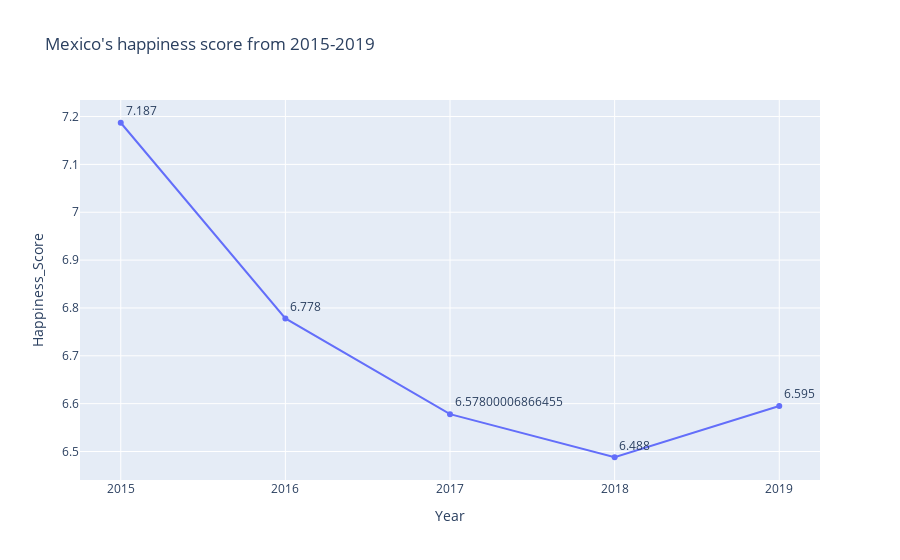

Here is the notebook cell this chart was saved with:
### Markdown cell above
We plot our data to see the evolution over time

### Code cell
# Plotly plot version

fig = px.line(mexico_hs.reset_index(), x="Year", y="Happiness_Score", 
                text = "Happiness_Score",
                title = "Mexico's happiness score from 2015-2019",
                markers= True)

# Set values over the bars
fig.update_traces(textposition="top right")

fig.show()

### Figure 1 — Plotly figure (JSON) as saved in the notebook; plotly's stock layout.template omitted (floating-point values rounded to 4 significant figures)
{"data": [{"hovertemplate": "Year=%{x}<br>Happiness_Score=%{text}<extra></extra>", "legendgroup": "", "line": {"color": "#636efa", "dash": "solid"}, "marker": {"symbol": "circle"}, "mode": "markers+lines+text", "name": "", "orientation": "v", "showlegend": false, "text": [7.187, 6.778, 6.578, 6.488, 6.595], "textposition": "top right", "type": "scatter", "x": ["2015", "2016", "2017", "2018", "2019"], "xaxis": "x", "y": [7.187, 6.778, 6.578, 6.488, 6.595], "yaxis": "y"}], "layout": {"legend": {"tracegroupgap": 0}, "title": {"text": "Mexico's happiness score from 2015-2019"}, "xaxis": {"anchor": "y", "domain": [0, 1], "title": {"text": "Year"}}, "yaxis": {"anchor": "x", "domain": [0, 1], "title": {"text": "Happiness_Score"}}}}
